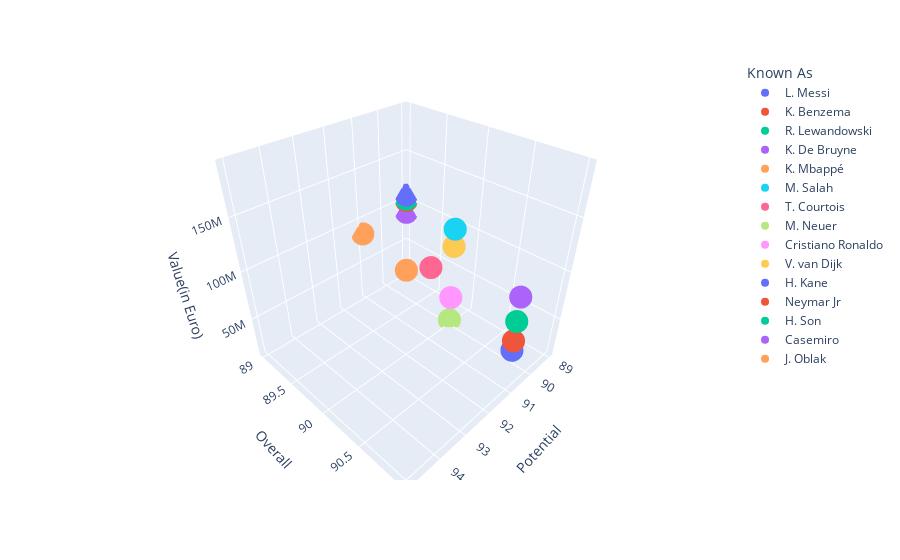

Notebook cell for this chart:
### Markdown cell above
#### 3D Plot of Player Potential, Overall and Market Value

### Code cell
import plotly.express as px
fig = px.scatter_3d(data.head(15), x='Potential', y='Overall', z='Value(in Euro)', color='Known As')
fig.show()
#ax.set_title("3D Plot of Player Potential, Overall and Market Value")

### Figure 1 — Plotly figure (JSON) as saved in the notebook; plotly's stock layout.template omitted (floating-point values rounded to 4 significant figures)
{"data": [{"hovertemplate": "Known As=L. Messi<br>Potential=%{x}<br>Overall=%{y}<br>Value(in Euro)=%{z}<extra></extra>", "legendgroup": "L. Messi", "marker": {"color": "#636efa", "symbol": "circle"}, "mode": "markers", "name": "L. Messi", "scene": "scene", "showlegend": true, "type": "scatter3d", "x": [91], "y": [91], "z": [54000000]}, {"hovertemplate": "Known As=K. Benzema<br>Potential=%{x}<br>Overall=%{y}<br>Value(in Euro)=%{z}<extra></extra>", "legendgroup": "K. Benzema", "marker": {"color": "#EF553B", "symbol": "circle"}, "mode": "markers", "name": "K. Benzema", "scene": "scene", "showlegend": true, "type": "scatter3d", "x": [91], "y": [91], "z": [64000000]}, {"hovertemplate": "Known As=R. Lewandowski<br>Potential=%{x}<br>Overall=%{y}<br>Value(in Euro)=%{z}<extra></extra>", "legendgroup": "R. Lewandowski", "marker": {"color": "#00cc96", "symbol": "circle"}, "mode": "markers", "name": "R. Lewandowski", "scene": "scene", "showlegend": true, "type": "scatter3d", "x": [91], "y": [91], "z": [84000000]}, {"hovertemplate": "Known As=K. De Bruyne<br>Potential=%{x}<br>Overall=%{y}<br>Value(in Euro)=%{z}<extra></extra>", "legendgroup": "K. De Bruyne", "marker": {"color": "#ab63fa", "symbol": "circle"}, "mode": "markers", "name": "K. De Bruyne", "scene": "scene", "showlegend": true, "type": "scatter3d", "x": [91], "y": [91], "z": [107500000]}, {"hovertemplate": "Known As=K. Mbappé<br>Potential=%{x}<br>Overall=%{y}<br>Value(in Euro)=%{z}<extra></extra>", "legendgroup": "K. Mbappé", "marker": {"color": "#FFA15A", "symbol": "circle"}, "mode": "markers", "name": "K. Mbappé", "scene": "scene", "showlegend": true, "type": "scatter3d", "x": [95], "y": [91], "z": [190500000]}, {"hovertemplate": "Known As=M. Salah<br>Potential=%{x}<br>Overall=%{y}<br>Value(in Euro)=%{z}<extra></extra>", "legendgroup": "M. Salah", "marker": {"color": "#19d3f3", "symbol": "circle"}, "mode": "markers", "name": "M. Salah", "scene": "scene", "showlegend": true, "type": "scatter3d", "x": [90], "y": [90], "z": [115500000]}, {"hovertemplate": "Known As=T. Courtois<br>Potential=%{x}<br>Overall=%{y}<br>Value(in Euro)=%{z}<extra></extra>", "legendgroup": "T. Courtois", "marker": {"color": "#FF6692", "symbol": "circle"}, "mode": "markers", "name": "T. Courtois", "scene": "scene", "showlegend": true, "type": "scatter3d", "x": [91], "y": [90], "z": [90000000]}, {"hovertemplate": "Known As=M. Neuer<br>Potential=%{x}<br>Overall=%{y}<br>Value(in Euro)=%{z}<extra></extra>", "legendgroup": "M. Neuer", "marker": {"color": "#B6E880", "symbol": "circle"}, "mode": "markers", "name": "M. Neuer", "scene": "scene", "showlegend": true, "type": "scatter3d", "x": [90], "y": [90], "z": [13500000]}, {"hovertemplate": "Known As=Cristiano Ronaldo<br>Potential=%{x}<br>Overall=%{y}<br>Value(in Euro)=%{z}<extra></extra>", "legendgroup": "Cristiano Ronaldo", "marker": {"color": "#FF97FF", "symbol": "circle"}, "mode": "markers", "name": "Cristiano Ronaldo", "scene": "scene", "showlegend": true, "type": "scatter3d", "x": [90], "y": [90], "z": [41000000]}, {"hovertemplate": "Known As=V. van Dijk<br>Potential=%{x}<br>Overall=%{y}<br>Value(in Euro)=%{z}<extra></extra>", "legendgroup": "V. van Dijk", "marker": {"color": "#FECB52", "symbol": "circle"}, "mode": "markers", "name": "V. van Dijk", "scene": "scene", "showlegend": true, "type": "scatter3d", "x": [90], "y": [90], "z": [98000000]}, {"hovertemplate": "Known As=H. Kane<br>Potential=%{x}<br>Overall=%{y}<br>Value(in Euro)=%{z}<extra></extra>", "legendgroup": "H. Kane", "marker": {"color": "#636efa", "symbol": "circle"}, "mode": "markers", "name": "H. Kane", "scene": "scene", "showlegend": true, "type": "scatter3d", "x": [89], "y": [89], "z": [105500000]}, {"hovertemplate": "Known As=Neymar Jr<br>Potential=%{x}<br>Overall=%{y}<br>Value(in Euro)=%{z}<extra></extra>", "legendgroup": "Neymar Jr", "marker": {"color": "#EF553B", "symbol": "circle"}, "mode": "markers", "name": "Neymar Jr", "scene": "scene", "showlegend": true, "type": "scatter3d", "x": [89], "y": [89], "z": [99500000]}, {"hovertemplate": "Known As=H. Son<br>Potential=%{x}<br>Overall=%{y}<br>Value(in Euro)=%{z}<extra></extra>", "legendgroup": "H. Son", "marker": {"color": "#00cc96", "symbol": "circle"}, "mode": "markers", "name": "H. Son", "scene": "scene", "showlegend": true, "type": "scatter3d", "x": [89], "y": [89], "z": [101000000]}, {"hovertemplate": "Known As=Casemiro<br>Potential=%{x}<br>Overall=%{y}<br>Value(in Euro)=%{z}<extra></extra>", "legendgroup": "Casemiro", "marker": {"color": "#ab63fa", "symbol": "circle"}, "mode": "markers", "name": "Casemiro", "scene": "scene", "showlegend": true, "type": "scatter3d", "x": [89], "y": [89], "z": [86000000]}, {"hovertemplate": "Known As=J. Oblak<br>Potential=%{x}<br>Overall=%{y}<br>Value(in Euro)=%{z}<extra></extra>", "legendgroup": "J. Oblak", "marker": {"color": "#FFA15A", "symbol": "circle"}, "mode": "markers", "name": "J. Oblak", "scene": "scene", "showlegend": true, "type": "scatter3d", "x": [91], "y": [89], "z": [85500000]}], "layout": {"legend": {"title": {"text": "Known As"}, "tracegroupgap": 0}, "margin": {"t": 60}, "scene": {"domain": {"x": [0, 1], "y": [0, 1]}, "xaxis": {"title": {"text": "Potential"}}, "yaxis": {"title": {"text": "Overall"}}, "zaxis": {"title": {"text": "Value(in Euro)"}}}}}
